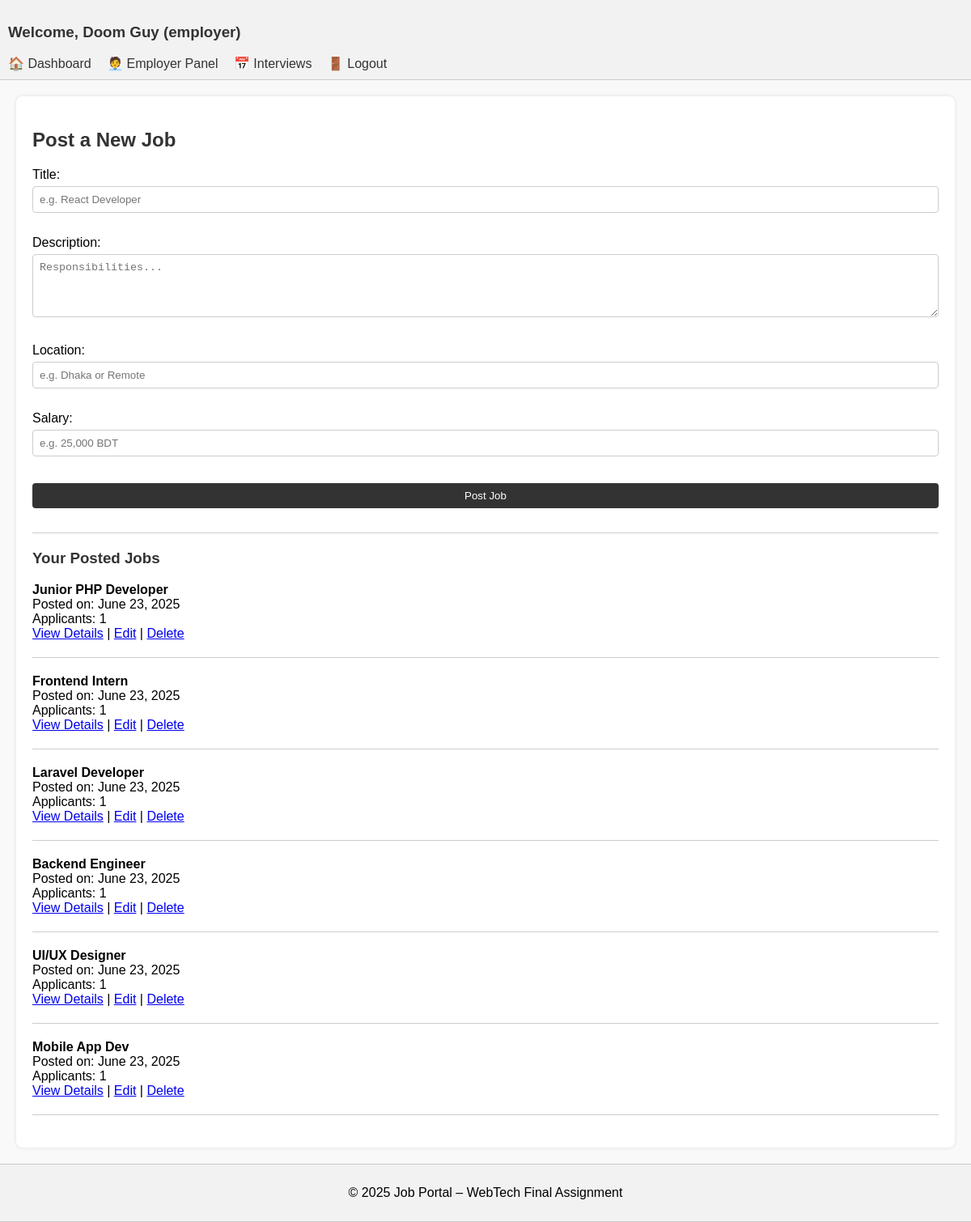
The page /dashboard/employer.php (signed in) on the database its author committed.
### tables this page shows
CREATE TABLE `jobs` (
  `id` int(11) NOT NULL,
  `employer_id` int(11) NOT NULL,
  `title` varchar(150) NOT NULL,
  `description` text NOT NULL,
  `location` varchar(100) DEFAULT NULL,
  `salary` varchar(100) DEFAULT NULL,
  `created_at` timestamp NOT NULL DEFAULT current_timestamp()
);

### dashboard/employer.php (the view, shortened to what this page needs)
<?php include 'header.php'; ?>
<?php
require_once '../config/db.php';
$employer_id = $_SESSION['user_id'];
$edit_data = null;
?>
<h2><?php echo $edit_data ? "Edit Job" : "Post a New Job"; ?></h2>
<form method="POST">
    <label>Title:</label><br>
    <input type="text" name="title" required placeholder="e.g. React Developer" value="<?php echo $edit_data['title'] ?? ''; ?>"><br><br>
    <label>Description:</label><br>
    <textarea name="description" rows="4" required placeholder="Responsibilities..."><?php echo $edit_data['description'] ?? ''; ?></textarea><br><br>
    <label>Location:</label><br>
    <input type="text" name="location" required placeholder="e.g. Dhaka or Remote" value="<?php echo $edit_data['location'] ?? ''; ?>"><br><br>
    <label>Salary:</label><br>
    <input type="text" name="salary" required placeholder="e.g. 25,000 BDT" value="<?php echo $edit_data['salary'] ?? ''; ?>"><br><br>
    <button type="submit"><?php echo $edit_data ? "Update Job" : "Post Job"; ?></button>
</form>
<hr>
<h3>Your Posted Jobs</h3>
<?php
$stmt = $conn->prepare("SELECT id, title, created_at FROM jobs WHERE employer_id = ? ORDER BY created_at DESC");
$stmt->bind_param("i", $employer_id);
$stmt->execute();
$jobs = $stmt->get_result();
while ($job = $jobs->fetch_assoc()) {
    echo "<p><strong>" . htmlspecialchars($job['title']) . "</strong><br>";
    echo "Posted on: " . date("F j, Y", strtotime($job['created_at'])) . "<br>";
    $job_id = $job['id'];
    $app_stmt = $conn->prepare("SELECT COUNT(*) FROM applications WHERE job_id = ?");
    $app_stmt->bind_param("i", $job_id);
    $app_stmt->execute();
    $app_stmt->bind_result($app_count);
    echo "Applicants: $app_count<br>";
    echo '<a href="job_applicants.php?job_id=' . $job_id . '">View Details</a> | ';
    echo '<a href="employer.php?edit=' . $job_id . '">Edit</a> | ';
    echo '<a href="employer.php?delete=' . $job_id . '" onclick="return confirm(\'Delete this job?\')">Delete</a>';
    echo "</p><hr>";
}
?>
<?php include 'footer.php'; ?>

### dashboard/header.php (shortened to what this page needs)
<!DOCTYPE html>
<html>
<head>
    <link rel="stylesheet" href="../css/style.css">
</head>
<body>
<header style="background:#f2f2f2; padding:10px;">
    <h3>Welcome, <?php echo htmlspecialchars($_SESSION['user_name']); ?> (<?php echo $_SESSION['user_type']; ?>)</h3>
    <nav>
        <a href="index.php">🏠 Dashboard</a>
        <?php if ($_SESSION['user_type'] == 'seeker'): ?>
            <a href="job_listings.php">🔍 Job Listings</a>
            <a href="resume_upload.php">📄 Upload Resume</a>
            <a href="job_alerts.php">🔔 Job Alerts</a>
            <a href="application_status.php">📌 Applications</a>
        <?php elseif ($_SESSION['user_type'] == 'employer'): ?>
            <a href="employer.php">🧑‍💼 Employer Panel</a>
            <a href="interviews.php">📅 Interviews</a>
        <?php endif; ?>
        <a href="../auth/logout.php">🚪 Logout</a>
    </nav>
</header>
<main style="padding:20px;">

### dashboard/footer.php
</main>
<footer style="background:#f2f2f2; padding:10px; text-align:center;">
    <p>&copy; 2025 Job Portal – WebTech Final Assignment</p>
</footer>
</body>
</html>

### css/style.css (style rules this page uses)
body { font-family: Arial, sans-serif; margin: 0; padding: 0; background: #f9f9f9; }
header, footer { background-color: #f1f1f1; padding: 10px 20px; border-bottom: 1px solid #ccc; }
footer { border-top: 1px solid #ccc; text-align: center; }
main { padding: 20px; background: white; margin: 20px; border-radius: 8px; box-shadow: 0px 0px 5px rgba(0, 0, 0, 0.1); }
form { margin-bottom: 20px; }
input, textarea, select, button { padding: 8px; margin-top: 5px; margin-bottom: 10px; width: 100%; box-sizing: border-box; border: 1px solid #ccc; border-radius: 4px; }
button { background-color: #333; color: white; border: none; cursor: pointer; }
nav a { margin-right: 15px; text-decoration: none; color: #333; }
h2, h3 { color: #333; }
hr { border: 0; border-top: 1px solid #ccc; margin: 20px 0; }

### rows shown on the page
jobs: title "Junior PHP Developer", created_at "June 23, 2025", app_count "1"
jobs: title "Frontend Intern", created_at "June 23, 2025", app_count "1"
jobs: title "Laravel Developer", created_at "June 23, 2025", app_count "1"
jobs: title "Backend Engineer", created_at "June 23, 2025", app_count "1"
jobs: title "UI/UX Designer", created_at "June 23, 2025", app_count "1"
jobs: title "Mobile App Dev", created_at "June 23, 2025", app_count "1"

### other values the page prints
$_SESSION['user_name'] "Doom Guy"
$_SESSION['user_type'] "employer"
